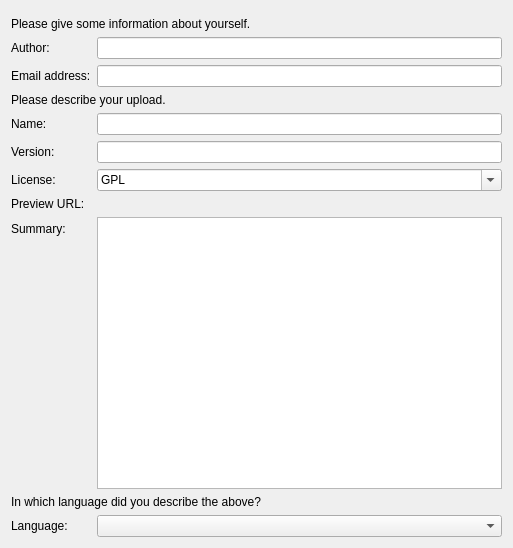
<?xml version="1.0" encoding="UTF-8"?>
<ui version="4.0">
 <class>UploadDialog</class>
 <widget class="QWidget" name="UploadDialog">
  <property name="geometry">
   <rect>
    <x>0</x>
    <y>0</y>
    <width>513</width>
    <height>548</height>
   </rect>
  </property>
  <property name="windowTitle">
   <string>Share Hot New Stuff</string>
  </property>
  <layout class="QFormLayout" name="formLayout">
   <item row="2" column="0">
    <widget class="QLabel" name="label">
     <property name="text">
      <string>Author:</string>
     </property>
     <property name="buddy">
      <cstring>mAuthorEdit</cstring>
     </property>
    </widget>
   </item>
   <item row="2" column="1">
    <widget class="KLineEdit" name="mAuthorEdit"/>
   </item>
   <item row="3" column="0">
    <widget class="QLabel" name="label_2">
     <property name="text">
      <string>Email address:</string>
     </property>
     <property name="buddy">
      <cstring>mEmailEdit</cstring>
     </property>
    </widget>
   </item>
   <item row="3" column="1">
    <widget class="KLineEdit" name="mEmailEdit"/>
   </item>
   <item row="5" column="0">
    <widget class="QLabel" name="label_4">
     <property name="text">
      <string>Name:</string>
     </property>
     <property name="buddy">
      <cstring>mNameEdit</cstring>
     </property>
    </widget>
   </item>
   <item row="5" column="1">
    <widget class="KLineEdit" name="mNameEdit"/>
   </item>
   <item row="6" column="0">
    <widget class="QLabel" name="label_5">
     <property name="text">
      <string>Version:</string>
     </property>
     <property name="buddy">
      <cstring>mVersionEdit</cstring>
     </property>
    </widget>
   </item>
   <item row="6" column="1">
    <widget class="KLineEdit" name="mVersionEdit"/>
   </item>
   <item row="7" column="0">
    <widget class="QLabel" name="label_6">
     <property name="text">
      <string>License:</string>
     </property>
     <property name="buddy">
      <cstring>mLicenseCombo</cstring>
     </property>
    </widget>
   </item>
   <item row="7" column="1">
    <widget class="KComboBox" name="mLicenseCombo">
     <property name="editable">
      <bool>true</bool>
     </property>
     <item>
      <property name="text">
       <string>GPL</string>
      </property>
     </item>
     <item>
      <property name="text">
       <string>LGPL</string>
      </property>
     </item>
     <item>
      <property name="text">
       <string>BSD</string>
      </property>
     </item>
    </widget>
   </item>
   <item row="8" column="0">
    <widget class="QLabel" name="label_7">
     <property name="text">
      <string>Preview URL:</string>
     </property>
     <property name="buddy">
      <cstring>mPreviewUrl</cstring>
     </property>
    </widget>
   </item>
   <item row="8" column="1">
    <widget class="KUrlRequester" name="mPreviewUrl"/>
   </item>
   <item row="12" column="0">
    <widget class="QLabel" name="label_10">
     <property name="text">
      <string>Language:</string>
     </property>
     <property name="buddy">
      <cstring>mLanguageCombo</cstring>
     </property>
    </widget>
   </item>
   <item row="10" column="1">
    <widget class="KTextEdit" name="mSummaryEdit"/>
   </item>
   <item row="12" column="1">
    <widget class="KComboBox" name="mLanguageCombo"/>
   </item>
   <item row="11" column="0" colspan="2">
    <widget class="QLabel" name="label_9">
     <property name="text">
      <string>In which language did you describe the above?</string>
     </property>
    </widget>
   </item>
   <item row="4" column="0" colspan="2">
    <widget class="QLabel" name="label_3">
     <property name="text">
      <string>Please describe your upload.</string>
     </property>
    </widget>
   </item>
   <item row="10" column="0">
    <widget class="QLabel" name="label_8">
     <property name="text">
      <string>Summary:</string>
     </property>
     <property name="buddy">
      <cstring>mSummaryEdit</cstring>
     </property>
    </widget>
   </item>
   <item row="1" column="0" colspan="2">
    <widget class="QLabel" name="label_11">
     <property name="text">
      <string>Please give some information about yourself.</string>
     </property>
    </widget>
   </item>
   <item row="0" column="0" colspan="2">
    <widget class="KTitleWidget" name="mTitleWidget"/>
   </item>
  </layout>
 </widget>
 <customwidgets>
  <customwidget>
   <class>KUrlRequester</class>
   <extends>QFrame</extends>
   <header>kurlrequester.h</header>
  </customwidget>
  <customwidget>
   <class>KTitleWidget</class>
   <extends>QWidget</extends>
   <header>ktitlewidget.h</header>
  </customwidget>
  <customwidget>
   <class>KLineEdit</class>
   <extends>QLineEdit</extends>
   <header>klineedit.h</header>
  </customwidget>
  <customwidget>
   <class>KComboBox</class>
   <extends>QComboBox</extends>
   <header>kcombobox.h</header>
  </customwidget>
  <customwidget>
   <class>KTextEdit</class>
   <extends>QTextEdit</extends>
   <header>ktextedit.h</header>
  </customwidget>
 </customwidgets>
 <tabstops>
  <tabstop>mAuthorEdit</tabstop>
  <tabstop>mEmailEdit</tabstop>
  <tabstop>mNameEdit</tabstop>
  <tabstop>mVersionEdit</tabstop>
  <tabstop>mLicenseCombo</tabstop>
  <tabstop>mPreviewUrl</tabstop>
 </tabstops>
 <resources/>
 <connections/>
</ui>
